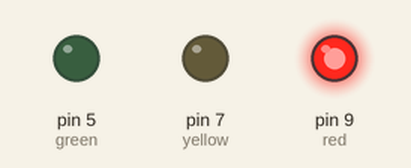
Recording of a sketch running on a simulated Arduino Uno, built with avr-gcc and run on an emulated ATmega328P. Parts: output pins drawn as LEDs (lit = HIGH).

Above: at 1.0 s.
At 3.0 s:
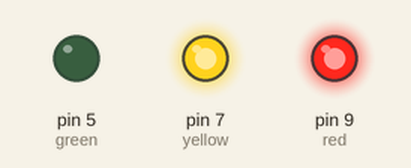
At 5.0 s:
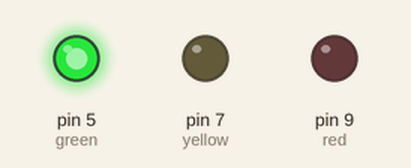
At 7.0 s:
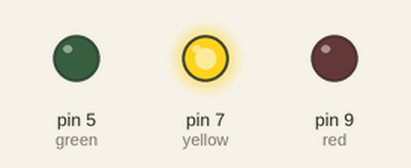
Timing chart, 0 to 10.4 s (numbered marks = the images above):
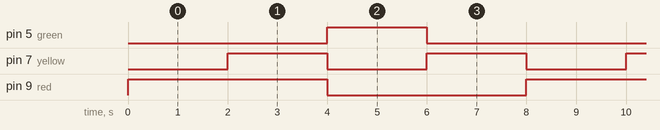

Measured:
- by itself, pin 5 (green): alternates HIGH for 2.0 s and LOW for 6.0 s
- by itself, pin 7 (yellow): alternates HIGH for 2.0 s and LOW for 2.0 s
- by itself, pin 9 (red): alternates HIGH for 4.0 s and LOW for 4.0 s

The sketch:

trafficLight.ino
```cpp
int const green = 5;
int const yellow = 7;
int const red = 9;

void greenState() {
  digitalWrite(red, LOW);
  digitalWrite(yellow, LOW);
  digitalWrite(green, HIGH);
  delay(2000);
}

void yellowState(bool showRed) {
  if (!showRed) {
    digitalWrite(red, LOW);
  }
  digitalWrite(green, LOW);
  digitalWrite(yellow, HIGH);
  delay(2000);
}

void redState() {
  digitalWrite(green, LOW);
  digitalWrite(yellow, LOW);
  digitalWrite(red, HIGH);
  delay(2000);
}

void setup() {
  pinMode(green, OUTPUT);
  pinMode(yellow, OUTPUT);
  pinMode(red, OUTPUT);

}

void loop() {
  redState();
  yellowState(true);
  greenState();
  yellowState(false);
}
```
